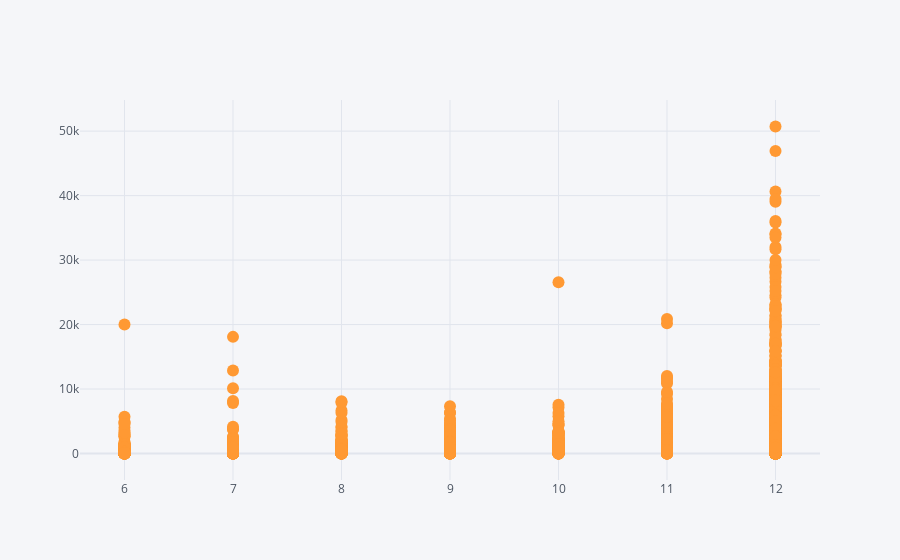

The notebook cell saved with this chart:
### Code cell
df.iplot(asFigure=True, x='TENURE', y='PAYMENTS', mode='markers')

### Figure 1 — Plotly figure (JSON) as saved in the notebook; plotly's stock layout.template omitted (floating-point values rounded to 4 significant figures; data arrays with more than 128 entries replaced by an {"elided": "..."} marker saying what was removed)
{"data": [{"line": {"color": "rgba(255, 153, 51, 1.0)", "dash": "solid", "shape": "linear", "width": 1.3}, "marker": {"size": 12, "symbol": "circle"}, "mode": "markers", "name": "PAYMENTS", "text": "", "type": "scatter", "x": {"elided": "8950 int values"}, "y": {"elided": "8950 float values"}}], "layout": {"legend": {"bgcolor": "#F5F6F9", "font": {"color": "#4D5663"}}, "paper_bgcolor": "#F5F6F9", "plot_bgcolor": "#F5F6F9", "title": {"font": {"color": "#4D5663"}}, "xaxis": {"gridcolor": "#E1E5ED", "showgrid": true, "tickfont": {"color": "#4D5663"}, "title": {"font": {"color": "#4D5663"}, "text": ""}, "zerolinecolor": "#E1E5ED"}, "yaxis": {"gridcolor": "#E1E5ED", "showgrid": true, "tickfont": {"color": "#4D5663"}, "title": {"font": {"color": "#4D5663"}, "text": ""}, "zerolinecolor": "#E1E5ED"}}}
